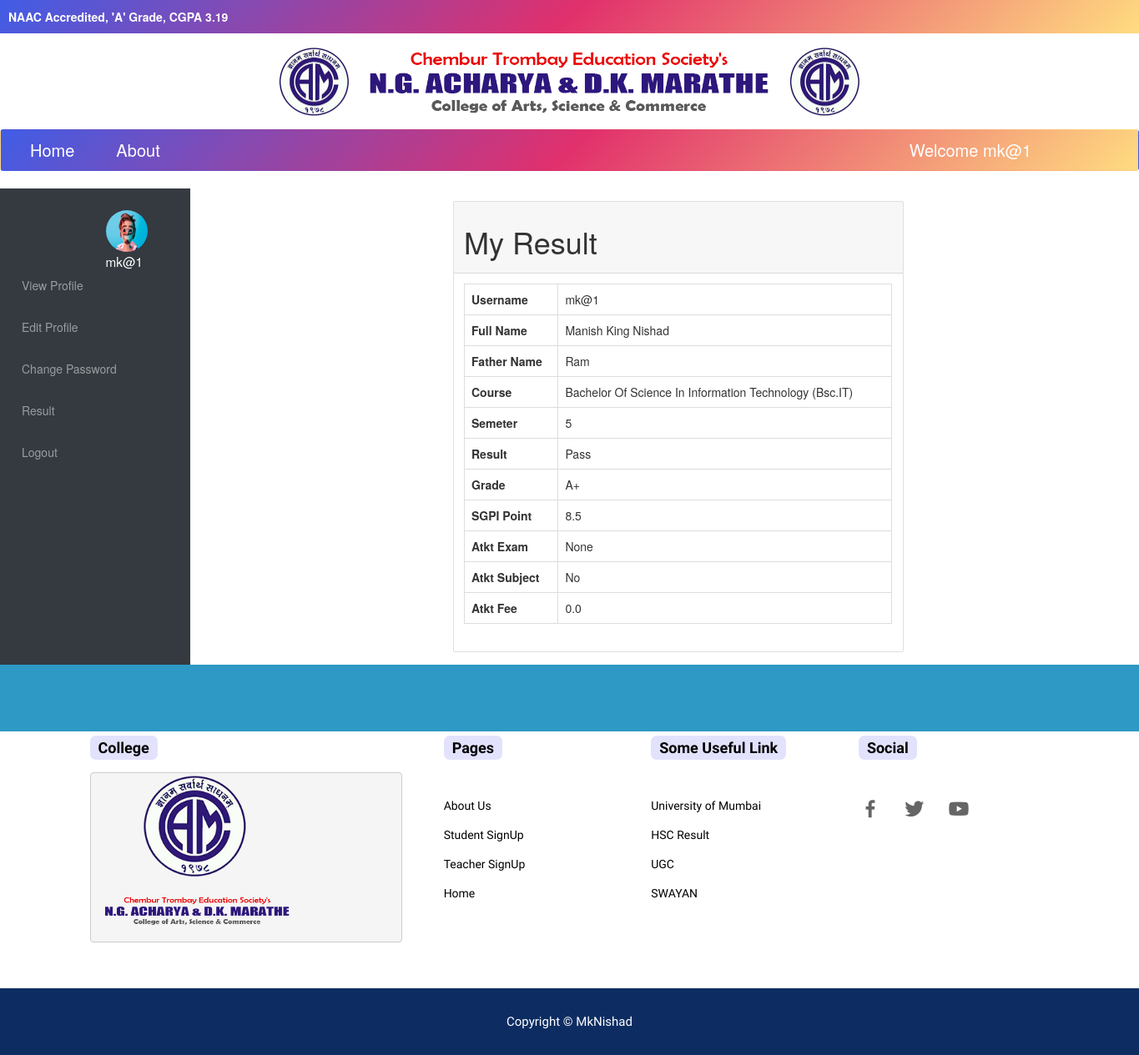
Page /result (signed in) on the committed database.
### Home/models.py (models this page shows, shortened)
class Student(models.Model):
    user=models.OneToOneField(User,on_delete=models.CASCADE)
    First_Name=models.CharField(max_length=20)
    Middle_Name=models.CharField(max_length=20)
    Last_Name=models.CharField(max_length=20)
    Father_Name=models.CharField(max_length=20)
    Email=models.EmailField(max_length=30)
    PRN=models.IntegerField(blank=True)
    Roll_No=models.IntegerField()
    Control_Number=models.IntegerField()
    Profile_Pic=models.ImageField(upload_to = "profiles/%Y/%m/%d",null=True,blank=True)
    Fee_pdf=models.FileField(upload_to="Fee_Pdf/%Y/%m/%d", null=True,blank=True)
    is_fee_paid=models.BooleanField(default=False)
    Phone_Number=models.IntegerField()
    Address=models.CharField(max_length=500,blank=True)
    Course=models.CharField(max_length=30)
    Class=models.CharField(max_length=10)
    Semester=models.IntegerField()
    Gender=models.CharField(max_length=10)
    Added_On=models.DateTimeField(auto_now_add=True,null=True)
    Update_On=models.DateTimeField(auto_now=True,null=True)
    class Meta:
        verbose_name_plural="Student_Information"

class Student_Result(models.Model):
    control_No=models.OneToOneField(Control_No_ForRef,on_delete=models.CASCADE)
    user=models.OneToOneField(User,on_delete=models.CASCADE)
    course=models.ForeignKey(Courses_ForRef,on_delete=models.CASCADE)
    Semester=models.IntegerField(null=True,blank=True)
    Result=models.ForeignKey(Result_ForRef,on_delete=models.CASCADE)
    Grade=models.ForeignKey(Grade_ForRef,on_delete=models.CASCADE)
    SGPI=models.FloatField(max_length=5)
    Exam=models.ForeignKey(Exam_ForRef,on_delete=models.CASCADE)
    Subject=models.CharField(max_length=200)
    Exam_Fee=models.ForeignKey(Exam_Fee_ForRef,on_delete=models.CASCADE)
    publish_Result=models.BooleanField(default=False,verbose_name="Check if Result is ready")
    class Meta:
        verbose_name_plural="Student_Result_Information"

class Courses_ForRef(models.Model):
    course=models.CharField(max_length=100)
    def __str__(self):
        return self.course
    class Meta:
        verbose_name_plural="CourseDataBase"

class Result_ForRef(models.Model):
    result=models.CharField(max_length=20)
    def __str__(self):
        return self.result
    class Meta:
        verbose_name_plural="ResultDataBase"

class Grade_ForRef(models.Model):
    grade=models.CharField(max_length=2)
    def __str__(self):
        return self.grade
    class Meta:
        verbose_name_plural="GradeDataBase"

class Exam_ForRef(models.Model):
    exam=models.CharField(max_length=30)
    def __str__(self):
        return self.exam
    class Meta:
        verbose_name_plural="ATKTExamDataBase"

class Exam_Fee_ForRef(models.Model):
    exam_fee=models.FloatField(max_length=15)
    def __str__(self):
        return str(self.exam_fee)
    class Meta:
        verbose_name_plural="ATKTExamFeeDataBase"

### Home/views.py (the view)
# urls.py: path('result',views.result,name='result'),
@login_required
def result(request):
    user=User.objects.get(id=request.user.id)
    if user.is_staff:
        context={}
        ch = Teacher.objects.filter(user__id=request.user.id)
        if len(ch)>0:
            data = Teacher.objects.get(user__id=request.user.id)
            context["data"] = data
        return render(request,"Data.html",context)
    else:
        context={}
        rio=Student_Result.objects.filter(user__id=request.user.id)
        if rio==0:
                data1 = Student_Result.objects.get(user__id=request.user.id)
                context["data1"] = data1
                data = Student.objects.get(user__id=request.user.id)
                context["data"] = data
                return render(request,"resultnotout.html",context)
        if len(rio)>0:
            data1 = Student_Result.objects.get(user__id=request.user.id)
            context["data1"] = data1
            data = Student.objects.get(user__id=request.user.id)
            context["data"] = data
            return render(request,"Data.html",context)
        return render(request,"Data.html",context)

### Templates/Data.html (shortened to what this page needs)
{% extends 'base_dash.html' %}
{% block dashboard %}
{% if data1.publish_Result %}
<div class="container">
    <div class="row">
        <div class="col-md-6 mx-auto py-4">
            <div class="card">
                <div class="card-header">
                    <h1>My Result</h1>
                </div>
                <div class="card-body">
                    <table class="table table-bordered">
                        <tbody>
                            <tr>
                                <th>Username</th>
                                <td>{{user.username}}</td>
                            </tr>
                            <tr>
                                <th>Full Name</th>
                                <td>{{user.first_name}} {{data.Middle_Name}} {{user.last_name}}</td>
                            </tr>
                            <tr>
                                <th>Father Name</th>
                                <td>{{data.Father_Name}}</td>
                            </tr>
                            <tr>
                                <th>Course</th>
                                <td>{{data1.course}}</td>
                            </tr>
                            <tr>
                                <th>Semeter</th>
                                <td>{{data1.Semester}}</td>
                            </tr>
                            <tr>
                                <th>Result</th>
                                <td>{{data1.Result}}</td>
                            </tr>
                            <tr>
                                <th>Grade</th>
                                <td>{{data1.Grade}}</td>
                            </tr>
                            <tr>
                                <th>SGPI Point</th>
                                <td>{{data1.SGPI}}</td>
                            </tr>
                            <tr>
                                <th>Atkt Exam</th>
                                <td>{{data1.Exam}}</td>
                            </tr>
                            <tr>
                                <th>Atkt Subject</th>
                                <td>{{data1.Subject}}</td>
                            </tr>
                            <tr>
                                <th>Atkt Fee</th>
                                <td>{{data1.Exam_Fee}}</td>
                            </tr>
                        </tbody>
                    </table>
                </div>
            </div>
        </div>
    </div>
</div>
{% endif %}
{% endblock%}

### Templates/base_dash.html (shortened to what this page needs)
{% extends "base.html" %}
{% load static %}
{% block Body %}
{% if user.is_superuser %}
    <div class="container">
        <div class="row">
            <div class="col-md-12 mt-4">
                <div class="jumbotron">
                    <h1>Sorry Mr./Miss {{user.username}} You are not allowed Here</h1>
                </div>
            </div>
        </div>
    </div>
{% else %}
<div class="container-fluid">
    <div class="row">
        <div class="col-md-2 bg-dark py-2">
            <nav class="navbar navbar-dark">
                <a href="" class="navbar-brand">
                    <div class="text-center">
                        {%if user.is_staff%}
                            {% if data.Profile_Pic %}
                            <img src="/media/{{data.Profile_Pic}}" style="height:50px;width:50px;border-radius:50%">
                            {% else %}
                            <img src="{% static 'img/user.jpg' %}" style="height:50px;width:50px;border-radius:50%">
                            {% endif %}
                        </div>
                        <small>{{user.username}}</small>
                    </a>
                    <ul class="navbar-nav py-5">
                    <li class="nav-item">
                        <a href="{% url 'Stud_Dash' %}" class="nav-link">View Profile</a>
                    </li>
                    <li class="nav-item">
                        <a href="{% url 'EditProfile' %}" class="nav-link">Edit Profile</a>
                    </li>
                    <li class="nav-item">
                        <a href="{% url 'Change_Pass' %}" class="nav-link">Change Password</a>
                    </li>
                    {% comment %} <li class="nav-item">
                        <a href="{% url 'result' %}" class="nav-link">Result</a>
                    </li> {% endcomment %}
                    <li class="nav-item">
                        <a href="{% url 'result_form' %}" class="nav-link">Result Form</a>
                    </li>
                    <li class="nav-item">
                        <a href="{% url 'Logout' %}" class="nav-link">Logout</a>
                    </li>
                </ul>
                {% else %}
                {% if data.Profile_Pic %}
                            <img src="/media/{{data.Profile_Pic}}" style="height:50px;width:50px;border-radius:50%">
                            {% else %}
                            <img src="{% static 'img/user.jpg' %}" style="height:50px;width:50px;border-radius:50%">
                            {% endif %}
                        </div>
                        <small>{{user.username}}</small>
                    </a>
                    <ul class="navbar-nav py-5">
                    <li class="nav-item">
                        <a href="{% url 'Stud_Dash' %}" class="nav-link">View Profile</a>
                    </li>
                    <li class="nav-item">
                        <a href="{% url 'EditProfile' %}" class="nav-link">Edit Profile</a>
                    </li>
                    <li class="nav-item">
                        <a href="{% url 'Change_Pass' %}" class="nav-link">Change Password</a>
                    </li>
                    {%if data.is_fee_paid%}
                    <li class="nav-item">
                        <a href="{% url 'result' %}" class="nav-link">Result</a>
                    </li>
                    {%else%}
                        <li class="nav-item">
                            <a href="{% url 'Result_Not_Out' %}" class="nav-link">Result</a>
                        </li>
                        {% endif %}
                    <li class="nav-item">
                        <a href="{% url 'Logout' %}" class="nav-link">Logout</a>
                    </li>
                </ul>
                {% endif %}
            </nav>
        </div>
        <div class="col-md-10">
            {% block dashboard %}
            {% endblock %}
        </div>
    </div>
</div>
{%endif%}
{% endblock %}

### Templates/base.html (shortened to what this page needs)
{% load static%}
<!DOCTYPE html>
<html lang="en">
<head>
    <link rel="stylesheet" href="{%static 'css/style.css' %}">
    <link rel="stylesheet" href="{%static 'css/bootstrap.min.css' %}">
    <link rel="stylesheet" href="{%static 'css/bootstrap.css' %}">
    <link rel="stylesheet" href="{%static 'css/footer.css' %}">
    <link rel="stylesheet" href="{%static 'css/util.css' %}">
    <link href="https://stackpath.bootstrapcdn.com/font-awesome/4.7.0/css/font-awesome.min.css" rel="stylesheet" >
    <link rel="stylesheet" href="https://maxcdn.bootstrapcdn.com/bootstrap/3.4.1/css/bootstrap.min.css">
</head>
<header>
        <div class="panal">
            <strong>NAAC Accredited, 'A' Grade, CGPA 3.19</strong>
        </div>
        <div class="log">
            <img class="logo" src="{% static 'img/logo.jpg' %}" height=85px>
            <a href="https://www.acharyamarathecollege.in/"><img class="logo" src="{% static 'img/name.jpg' %}" height=85px></a>
            <img class="logo" src="{% static 'img/logo.jpg' %}" height=85px>
        </div>
        <div class="container-fluid">
            <div class="row">
                <div class="col-md-12 px-0">
                    <nav class="navbar navbar-expand" style="background-image: -webkit-linear-gradient(-45deg,#405de6,#e1306c 50%,#ffdc80);">
                        <li style="list-style-type:none; padding: 0 25px;">
                            <a style="color:white; text-decoration: none; font-size:20px;" onMouseOver="this.style.color='red'" onMouseOut="this.style.color='white'" href="/">Home</a>
                        </li>
                        <li style="list-style-type:none; padding: 0 25px;">
                            <a style="color:white; text-decoration: none; font-size:20px;" onMouseOver="this.style.color='red'" onMouseOut="this.style.color='white'" href="about">About</a>
                        </li>
                            {% if user.is_authenticated %}
                            {% if user.is_superuser %}
                            <li style="list-style-type:none; padding-left :54%;">
                                <a href="admin/" style="color:white; text-decoration: none; font-size:20px;" onMouseOver="this.style.color='red'" onMouseOut="this.style.color='white'">Welcome {{user.username}}</a>
                            </li>{%else%}
                            <li style="list-style-type:none; padding-left :65%;">
                                <a href="{% url 'Stud_Dash' %}" style="color:white; text-decoration: none; font-size:20px;" onMouseOver="this.style.color='red'" onMouseOut="this.style.color='white'">Welcome {{user.username}}</a>
                            </li>
                            {%endif%}
                            {% endif %}
                    </nav>
                <div class="col-md-12">
                </div>
            </div>
        </div>
    </div>
</header>
{% block Body %}
{% endblock Body %}
<footer class="footer">
        <div class="cont">
            <div class="py-4">
            <div class="row">
                <div>
                    <h4>College</h4>
                    <pre>
        <a href="home"><img src="{% static 'img/logo.jpg' %}" width="125px"></a>
  <a href="home"><img src="{% static 'img/name.jpg' %}" width="225px"></a>
                    </pre>
                </div>
                <div>
                    <h4>Pages</h4>
                    <ul>
                        <li><a href="about">About Us</a></li>
                        <li><a href="{% url 'Register' %}">Student SignUp</a></li>
                        <li><a href="{% url 'Tea_Dash' %}">Teacher SignUp</a></li>
                        <li><a href="/">Home</a></li>
                    </ul>
                </div>
                <div>
                    <h4>Some Useful Link</h4>
                    <ul>
                        <li><a target="_blank" href="https://mu.ac.in/">University of Mumbai</a></li>
                        <li><a target="_blank" href="http://mahresult.nic.in/">HSC Result</a></li>
                        <li><a target="_blank" href="https://www.ugc.ac.in/">UGC</a></li>
                        <li><a target="_blank" href="https://www.swayam.gov.in/">SWAYAN</a></li>
                    </ul>
                </div>
                <div>
                    <h4>Social</h4>
                    <div class="socialButton">
                        <a target="_blank" href="https://www.facebook.com/AMCollegeChemburOfficial/"><i
                                class='bx bxl-facebook'></i></a>
                        <a target="_blank" href="https://twitter.com/AcharyaMarathe"><i class='bx bxl-twitter'></i></a>
                        <a target="_blank" href="https://www.youtube.com/channel/UCWsdNzMJRMVl7prby6IPWxg"><i
                                class='bx bxl-youtube'></i></a>
                    </div>
                </div>
            </div>
        </div>
        </div>
        <div class="copyright">
            <p>Copyright © MkNishad</p>
        </div>
</footer>
</html>

### rows in the picture
Student: Profile_Pic (picture), Middle_Name "King", Father_Name "Ram"
Student_Result: course "Bachelor Of Science In Information Technology (Bsc.IT)", Semester "5", Result "Pass", Grade "A+", SGPI "8.5", Exam "None", Subject "No", Exam_Fee "0.0"

### other values in the picture
{{ user.username }} "mk@1"
{{ user.first_name }} "Manish"
{{ user.last_name }} "Nishad"
